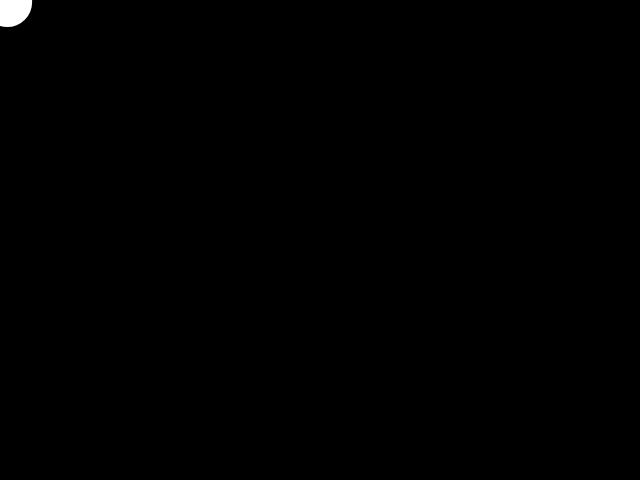
Frame 1 (no input)
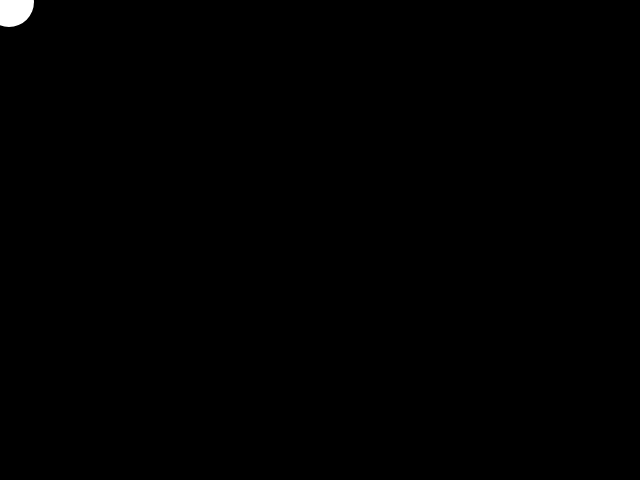
Frame 60 (no input)
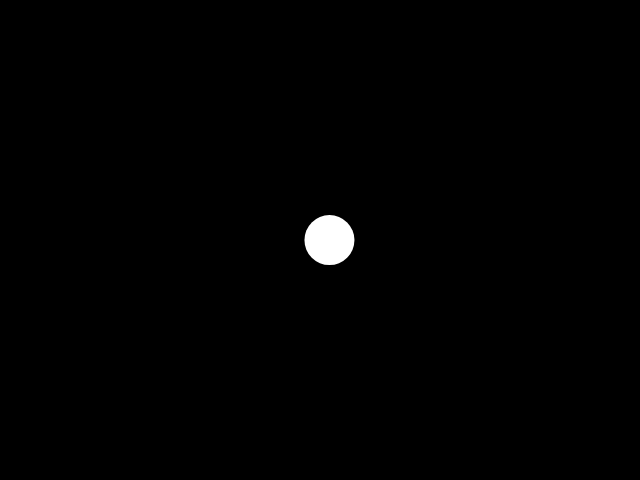
Frame 120 (the mouse pressed at the canvas centre since frame 60)

The p5.js sketch that drew these frames (run headless with seeded random() and noise() and a simulated clock; from frame 60 on, the mouse is pressed at the canvas centre):

// p5.js sketch
// ── sketch.js
// a simple p5 sketch that draws a cloud thing
// at the location of the mouse cursor
var ballX=100;
var ballY=100;
function setup() {
	createCanvas(640, 480);

}

function draw() {
	background(0, 0, 0);
	noStroke();

	fill(255, 255, 255);
		 if (mouseX > ballX){
			 	ballX += 1;
		 } else {
			 ballX -=1;
		 }
		 if (mouseY > ballY){
			 	ballY +=1
		 } else {
			 ballY -= -1;
		 }

	for (var i = 0; i < 1; i++){
		ellipse(mouseX+random(0, 10), mouseY+random(0, 10), 50, 50);
	}
}
